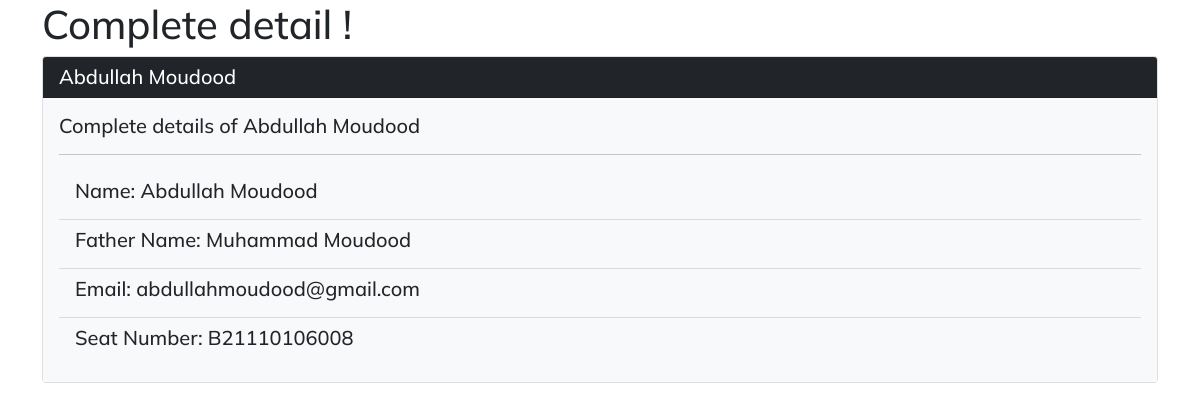
Page /Sis/detail/2 on the committed database.
### Sis/models.py (models this page shows, shortened)
class Student(models.Model):
    name = models.CharField(max_length=30)
    fname = models.CharField(max_length=30)
    email = models.EmailField()
    seat = models.CharField(max_length=12)

### Sis/views.py (the view)
# urls.py: path('detail/<id>', views.detail, name='detail')
def detail(request, id):
    details = Student.objects.get(pk=id)
    return render(request, 'Sis/Formdetail.html', {
        'detail': details
    })

### Sis/templates/Sis/Formdetail.html
{% extends 'Sis/Front.html' %}
{% block body %}
<div class="container">
<h1>Complete detail !</h1>
    <div class="card">
        <h5 class="card-header bg bg-dark text-white">{{ detail.name }}</h5>
        <div class="card-body bg bg-light">
            <h5 class="card-title">Complete details of {{ detail.name }}</h5> <hr>
            <ul class="list-group list-group-flush ">
                <li class="list-group-item bg bg-light"><h5>Name: {{ detail.name }}</h5></li>
                <li class="list-group-item bg bg-light"><h5>Father Name: {{ detail.fname }}</h5></li>
                <li class="list-group-item bg bg-light"><h5>Email: {{ detail.email }}</h5></li>
                <li class="list-group-item bg bg-light"><h5>Seat Number: {{ detail.seat }}</h5></li>
            </ul>
        </div>
    </div>
</div>
{% endblock %}

### Sis/static/css/style.css (style rules this page uses)
* { margin:0; padding: 0; box-sizing: border-box; font-family:Mulish; font-weight: 500; }

### rows in the picture
Student: name "Abdullah Moudood", fname "Muhammad Moudood", email "abdullahmoudood@gmail.com", seat "B21110106008"
